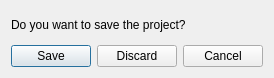
<?xml version="1.0" encoding="UTF-8"?>
<ui version="4.0">
 <class>ActionDialog</class>
 <widget class="QDialog" name="ActionDialog">
  <property name="geometry">
   <rect>
    <x>0</x>
    <y>0</y>
    <width>255</width>
    <height>78</height>
   </rect>
  </property>
  <property name="windowTitle">
   <string>Save Project?</string>
  </property>
  <layout class="QGridLayout" name="gridLayout">
   <item row="1" column="0">
    <widget class="QDialogButtonBox" name="buttonBox">
     <property name="standardButtons">
      <set>QDialogButtonBox::Cancel|QDialogButtonBox::Discard|QDialogButtonBox::Save</set>
     </property>
    </widget>
   </item>
   <item row="0" column="0">
    <widget class="QLabel" name="label">
     <property name="text">
      <string>Do you want to save the project?</string>
     </property>
    </widget>
   </item>
  </layout>
 </widget>
 <resources/>
 <connections/>
</ui>
